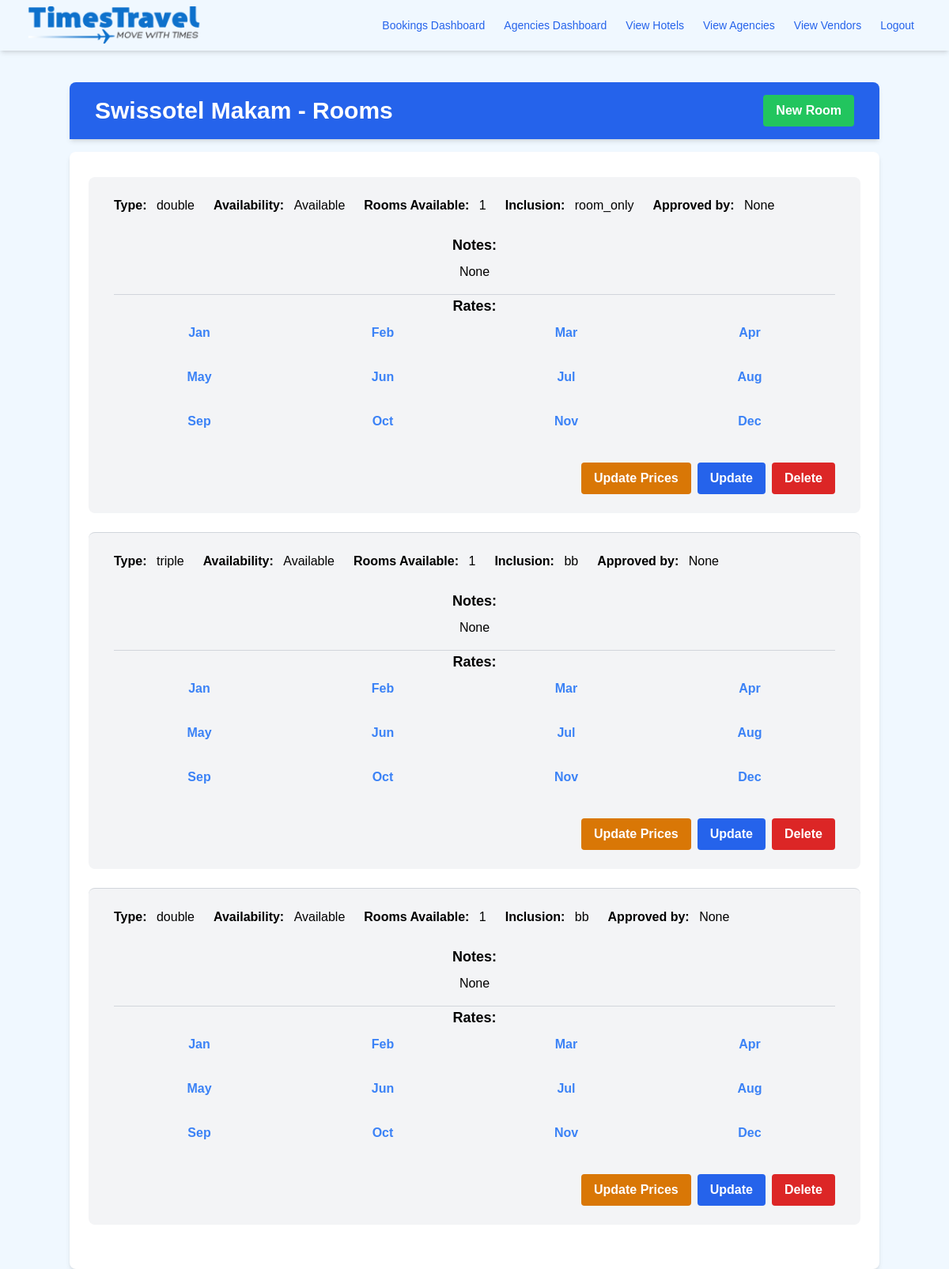
Screenshot of /hotels/2/rooms (signed in) with the database file from the repository.
### app/models.py (models this page shows, shortened)
class Hotel(db.Model):
    __tablename__ = 'hotel'
    id = Column(Integer, primary_key=True)
    name = Column(String(100), nullable=False)
    description = Column(String(255), nullable=False)
    location = Column(String(100), nullable=False)
    availability = Column(db.JSON, nullable=False)
    image = Column(String(255), nullable=True)
    stars = Column(Integer, nullable=False, default= 1)
    vendor_id = Column(Integer, ForeignKey('vendors.id'), nullable=True)
    rooms = relationship('Room', backref='hotel', cascade='all, delete-orphan', lazy=True)
    vendor = relationship('Vendor', back_populates='hotels', foreign_keys=[vendor_id])
    bookings = relationship('Booking', back_populates='hotel')  # New relationship to Booking

class Room(db.Model):
    __tablename__ = 'room'
    id = db.Column(db.Integer, primary_key=True)
    hotel_id = db.Column(db.Integer, db.ForeignKey('hotel.id'), nullable=False)
    type = db.Column(db.String(100), nullable=False)
    view_type = db.Column(db.String(100), nullable=False)
    availability = db.Column(db.Boolean, nullable=False)
    rooms_available = db.Column(db.Integer, nullable=False)
    inclusion = db.Column(db.String(100))
    approval = db.Column(db.String(100))
    notes = db.Column(db.String(100))
    january_rates = db.Column(JSON, nullable=True)
    february_rates = db.Column(JSON, nullable=True)
    march_rates = db.Column(JSON, nullable=True)
    april_rates = db.Column(JSON, nullable=True)
    may_rates = db.Column(JSON, nullable=True)
    june_rates = db.Column(JSON, nullable=True)
    july_rates = db.Column(JSON, nullable=True)
    august_rates = db.Column(JSON, nullable=True)
    september_rates = db.Column(JSON, nullable=True)
    october_rates = db.Column(JSON, nullable=True)
    november_rates = db.Column(JSON, nullable=True)
    december_rates = db.Column(JSON, nullable=True)
    total_price = db.Column(db.Float, default=0)
    bookings = relationship('Booking', back_populates='room')  # Back reference to Booking
    def to_dict(self):
        return {
            'id': self.id,
            'hotel_id': self.hotel_id,
            'type': self.type,
            'availability': self.availability,
            'rooms_available': self.rooms_available,
            'january_rates': self.january_rates,
            'february_rates': self.february_rates,
            'march_rates': self.march_rates,
            'april_rates': self.april_rates,
            'may_rates': self.may_rates,
            'june_rates': self.june_rates,
            'july_rates': self.july_rates,
            'august_rates': self.august_rates,
            'september_rates': self.september_rates,
            'october_rates': self.october_rates,
            'november_rates': self.november_rates,
            'december_rates': self.december_rates,
            'inclusion': self.inclusion,
            'total_price': self.total_price
        }

### app/routes/room_routes.py (the view)
@room_bp.route('/hotels/<int:hotel_id>/rooms', methods=['GET'])
@login_required
@roles_required('super_admin', 'admin', 'data_entry')
def view_rooms(hotel_id):
    hotel = Hotel.query.get_or_404(hotel_id)
    rooms = Room.query.filter_by(hotel_id=hotel_id).all()
    return render_template('rooms/rooms.html', hotel=hotel, rooms=rooms)

### app/models.py (called while the page is built)
@login.user_loader
def load_user(id):
    return User.query.get(int(id))

### app/templates/rooms/rooms.html (shortened to what this page needs)
{% extends "base.html" %}
{% block content %}
<div class="container mx-auto mt-10">
    <div class="flex flex-col justify-center items-center">
        <div class="bg-blue-600 text-white py-4 px-8 flex justify-between items-center rounded-t-lg shadow-md w-full">
            <h1 class="font-bold text-3xl">{{ hotel.name }} - Rooms</h1>
            <a href="{{ url_for('room.create_room', hotel_id=hotel.id) }}" class="bg-green-500 hover:bg-green-700 text-white font-bold py-2 px-4 rounded transition-colors duration-200">New Room</a>
        </div>
        <div class="py-8 px-6 shadow-md rounded-lg mt-4 w-full bg-white">
            {% if rooms %}
            <ul class="divide-y divide-gray-300">
                {% for room in rooms %}
                <li class="py-6 px-8 bg-gray-100 mb-6 rounded-lg">
                    <div class="flex justify-between items-center mb-6">
                        <div class="flex items-center space-x-6">
                            <p><span class="font-bold">Type:</span> <span class="ml-2 text-right">{{ room.type }}</span></p>
                            <p><span class="font-bold">Availability:</span> <span class="ml-2 text-right">{{ 'Available' if room.availability else 'Not Available' }}</span></p>
                            <p><span class="font-bold">Rooms Available:</span> <span class="ml-2 text-right">{{ room.rooms_available }}</span></p>
                            <p><span class="font-bold">Inclusion:</span> <span class="ml-2 text-right">{{ room.inclusion }}</span></p>
                            <p><span class="font-bold">Approved by:</span> <span class="ml-2 text-right">{{ room.approval|title }}</span></p>
                        </div>
                    </div>
                    <div class="divide-y divide-gray-300">
                        <div class="mb-4">
                            <h3 class="text-lg font-bold mb-2">Notes:</h3>
                            <p>{{ room.notes }}</p>
                        </div>
                        <div>
                            <h3 class="text-lg font-bold mb-2">Rates:</h3>
                            <div class="grid grid-cols-4 gap-4">
                                {% set ordered_months = ['january_rates', 'february_rates', 'march_rates', 'april_rates', 'may_rates', 'june_rates', 'july_rates', 'august_rates', 'september_rates', 'october_rates', 'november_rates', 'december_rates'] %}
                                {% for month_name in ordered_months %}
                                {% if month_name in room.to_dict() %}
                                <div class="mb-4">
                                    <h4 class="text-md font-bold cursor-pointer text-blue-500 hover:underline" onclick="toggleRates('{{ room.id }}', '{{ month_name }}')">{{ month_name[:3].capitalize() }}</h4>
                                </div>
                                {% endif %}
                                {% endfor %}
                            </div>
                        </div>
                    </div>
                    <div class="flex items-center justify-end mt-6">
                        <button type="button" onclick="openUpdatePricesModal('{{ room.id }}')" class="mr-2 bg-amber-600 hover:bg-amber-700 text-white font-bold py-2 px-4 rounded">Update Prices</button>
                        <a href="{{ url_for('room.update_room', hotel_id=hotel.id, room_id=room.id) }}" class="bg-blue-600 hover:bg-blue-700 text-white font-bold py-2 px-4 rounded mr-2">Update</a>
                        <form action="{{ url_for('room.delete_room', hotel_id=hotel.id, room_id=room.id) }}" method="post" class="inline">
                            <button type="submit" class="bg-red-600 hover:bg-red-700 text-white font-bold py-2 px-4 rounded">Delete</button>
                        </form>
                    </div>
                </li>
                {% endfor %}
            </ul>
            {% else %}
            <p class="text-gray-600 text-center py-4">No rooms available.</p>
            {% endif %}
        </div>
    </div>
</div>
{% endblock %}

### app/static/css/style.css (style rules this page uses)
body { font-family: Arial, Helvetica, sans-serif; background: url('../images/backpic.jpeg') ; background-position: center; background-repeat: no-repeat; background-size: cover; height: 600px; }

### app/templates/base.html (style rules this page uses)
body { font-family: Arial, sans-serif; background-color: #f0f8ff; text-align: center; }

### rows the page displays
Hotel: name "Swissotel Makam"
Room: type "double", availability "Available", rooms_available "1", inclusion "room_only", approval "None", notes "None", month_name "Jan" "Feb" "Mar" "Apr" "May" "Jun" "Jul" "Aug" "Sep" "Oct" "Nov" "Dec"
Room: type "triple", availability "Available", rooms_available "1", inclusion "bb", approval "None", notes "None", month_name "Jan" "Feb" "Mar" "Apr" "May" "Jun" "Jul" "Aug" "Sep" "Oct" "Nov" "Dec"
Room: type "double", availability "Available", rooms_available "1", inclusion "bb", approval "None", notes "None", month_name "Jan" "Feb" "Mar" "Apr" "May" "Jun" "Jul" "Aug" "Sep" "Oct" "Nov" "Dec"
